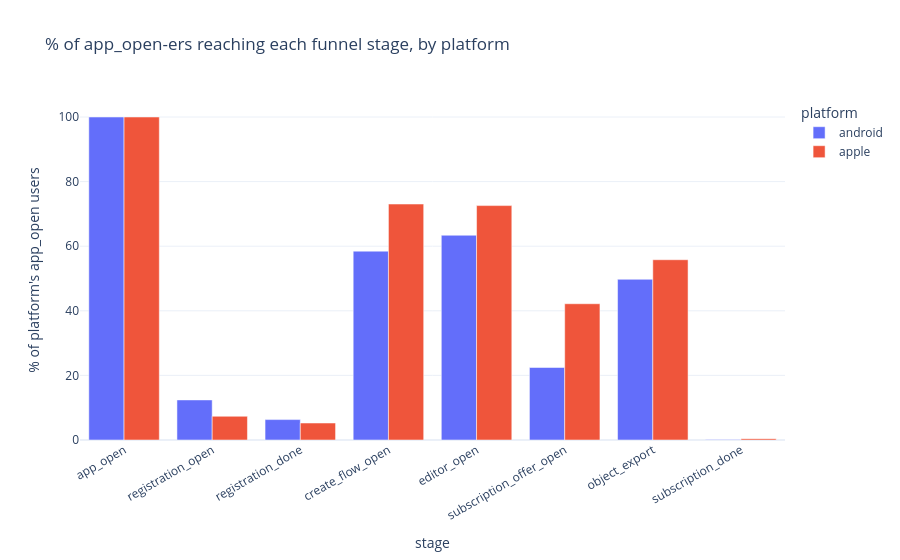

This figure's notebook cell:
### Code cell
# --- 3d. Grouped bar: % reaching each stage, by platform ---
conv_long = (
    platform_conv
    .reset_index()
    .rename(columns={'index': 'stage'})
    .melt(id_vars='stage', var_name='platform', value_name='pct_of_app_open')
)
fig = px.bar(
    conv_long,
    x='stage', y='pct_of_app_open',
    color='platform', barmode='group',
    category_orders={'stage': FUNNEL_STAGES},
    title='% of app_open-ers reaching each funnel stage, by platform',
)
fig.update_layout(xaxis_tickangle=-30, yaxis_title='% of platform\'s app_open users')
fig.show()

### Figure 1 — Plotly figure (JSON) as saved in the notebook; plotly's stock layout.template omitted (floating-point values rounded to 4 significant figures)
{"data": [{"alignmentgroup": "True", "hovertemplate": "platform=android<br>stage=%{x}<br>pct_of_app_open=%{y}<extra></extra>", "legendgroup": "android", "marker": {"color": "#636efa", "pattern": {"shape": ""}}, "name": "android", "offsetgroup": "android", "orientation": "v", "showlegend": true, "textposition": "auto", "type": "bar", "x": ["app_open", "registration_open", "registration_done", "create_flow_open", "editor_open", "subscription_offer_open", "object_export", "subscription_done"], "xaxis": "x", "y": [100, 12.41, 6.323, 58.47, 63.39, 22.45, 49.75, 0.133], "yaxis": "y"}, {"alignmentgroup": "True", "hovertemplate": "platform=apple<br>stage=%{x}<br>pct_of_app_open=%{y}<extra></extra>", "legendgroup": "apple", "marker": {"color": "#EF553B", "pattern": {"shape": ""}}, "name": "apple", "offsetgroup": "apple", "orientation": "v", "showlegend": true, "textposition": "auto", "type": "bar", "x": ["app_open", "registration_open", "registration_done", "create_flow_open", "editor_open", "subscription_offer_open", "object_export", "subscription_done"], "xaxis": "x", "y": [100, 7.347, 5.256, 73.05, 72.57, 42.19, 55.81, 0.423], "yaxis": "y"}], "layout": {"barmode": "group", "legend": {"title": {"text": "platform"}, "tracegroupgap": 0}, "title": {"text": "% of app_open-ers reaching each funnel stage, by platform"}, "xaxis": {"anchor": "y", "categoryarray": ["app_open", "registration_open", "registration_done", "create_flow_open", "editor_open", "subscription_offer_open", "object_export", "subscription_done"], "categoryorder": "array", "domain": [0, 1], "tickangle": -30, "title": {"text": "stage"}}, "yaxis": {"anchor": "x", "domain": [0, 1], "title": {"text": "% of platform's app_open users"}}}}
